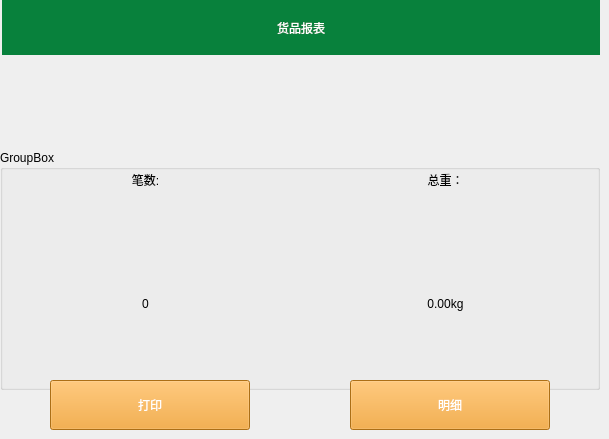
   <widget class="QWidget" name="page_17">
    <widget class="QLabel" name="label_54">
     <property name="geometry">
      <rect>
       <x>2</x>
       <y>0</y>
       <width>598</width>
       <height>55</height>
      </rect>
     </property>
     <property name="styleSheet">
      <string notr="true">font: 20pt &quot;Sans Serif&quot;;
color: rgb(255, 255, 255);
background-color: rgb(8, 129, 60);</string>
     </property>
     <property name="text">
      <string>货品报表</string>
     </property>
     <property name="alignment">
      <set>Qt::AlignCenter</set>
     </property>
    </widget>
    <widget class="QGroupBox" name="groupBox_11">
     <property name="geometry">
      <rect>
       <x>0</x>
       <y>150</y>
       <width>600</width>
       <height>240</height>
      </rect>
     </property>
     <property name="title">
      <string>GroupBox</string>
     </property>
     <widget class="QWidget" name="verticalLayoutWidget_11">
      <property name="geometry">
       <rect>
        <x>0</x>
        <y>0</y>
        <width>291</width>
        <height>241</height>
       </rect>
      </property>
      <layout class="QVBoxLayout" name="verticalLayout_11">
       <item>
        <widget class="QLabel" name="label_55">
         <property name="maximumSize">
          <size>
           <width>16777215</width>
           <height>60</height>
          </size>
         </property>
         <property name="styleSheet">
          <string notr="true">font: 75 28pt &quot;Ubuntu&quot;;
color: rgb(0, 0, 0);</string>
         </property>
         <property name="text">
          <string>笔数:</string>
         </property>
         <property name="alignment">
          <set>Qt::AlignCenter</set>
         </property>
        </widget>
       </item>
       <item>
        <widget class="QLabel" name="label_56">
         <property name="styleSheet">
          <string notr="true">font: 75 28pt &quot;Ubuntu&quot;;
color: rgb(0, 0, 0);</string>
         </property>
         <property name="text">
          <string>0</string>
         </property>
         <property name="alignment">
          <set>Qt::AlignCenter</set>
         </property>
        </widget>
       </item>
      </layout>
     </widget>
     <widget class="QWidget" name="verticalLayoutWidget_12">
      <property name="geometry">
       <rect>
        <x>290</x>
        <y>0</y>
        <width>311</width>
        <height>241</height>
       </rect>
      </property>
      <layout class="QVBoxLayout" name="verticalLayout_12">
       <item>
        <widget class="QLabel" name="label_57">
         <property name="maximumSize">
          <size>
           <width>16777215</width>
           <height>60</height>
          </size>
         </property>
         <property name="styleSheet">
          <string notr="true">font: 75 28pt &quot;Ubuntu&quot;;
color: rgb(0, 0, 0);</string>
         </property>
         <property name="text">
          <string>总重：</string>
         </property>
         <property name="alignment">
          <set>Qt::AlignCenter</set>
         </property>
        </widget>
       </item>
       <item>
        <widget class="QLabel" name="label_58">
         <property name="styleSheet">
          <string notr="true">font: 75 28pt &quot;Ubuntu&quot;;
color: rgb(0, 0, 0);</string>
         </property>
         <property name="text">
          <string>0.00kg</string>
         </property>
         <property name="alignment">
          <set>Qt::AlignCenter</set>
         </property>
        </widget>
       </item>
      </layout>
     </widget>
    </widget>
    <widget class="QToolButton" name="toolButton_19">
     <property name="geometry">
      <rect>
       <x>350</x>
       <y>380</y>
       <width>200</width>
       <height>50</height>
      </rect>
     </property>
     <property name="styleSheet">
      <string notr="true">background-color: rgb(241, 156, 31);
color: rgb(255, 255, 255);
font: 16pt &quot;Sans Serif&quot;;</string>
     </property>
     <property name="text">
      <string>明细</string>
     </property>
    </widget>
    <widget class="QToolButton" name="toolButton_28">
     <property name="geometry">
      <rect>
       <x>50</x>
       <y>380</y>
       <width>200</width>
       <height>50</height>
      </rect>
     </property>
     <property name="styleSheet">
      <string notr="true">background-color: rgb(241, 156, 31);
color: rgb(255, 255, 255);
font: 16pt &quot;Sans Serif&quot;;</string>
     </property>
     <property name="text">
      <string>打印</string>
     </property>
    </widget>
   </widget>
